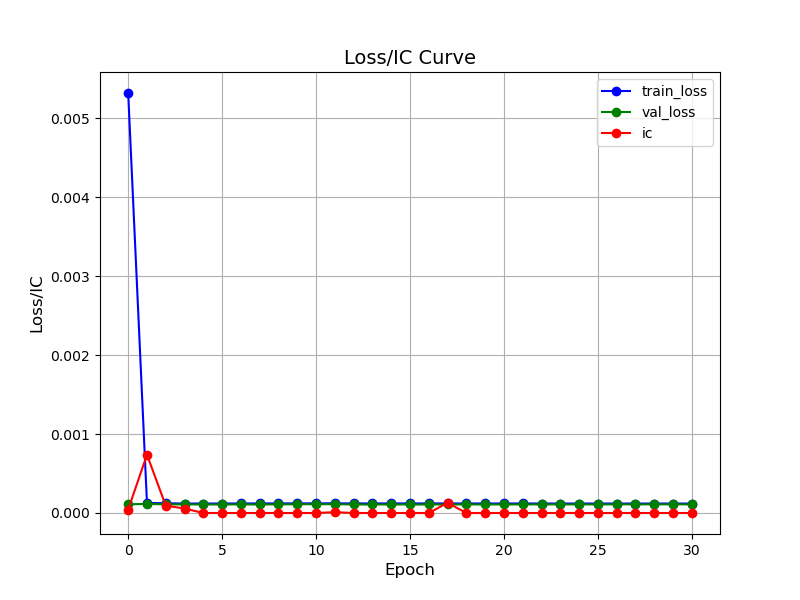

This chart was generated by the following Python code:
import os
import pandas as pd
import numpy as np
from sklearn.model_selection import train_test_split
import matplotlib.pyplot as plt
from ablation_nostruc import *
from data.generate_data import create_data, normalize
import torch
import torch.nn as nn
import torch.nn.functional as F
import torch.optim as optim
from scipy.stats import spearmanr  
from torch.optim.lr_scheduler import ReduceLROnPlateau

device = torch.device("cuda" if torch.cuda.is_available() else "cpu")

# 设定数据量
n_company = 81
num_days = 1257  # 股价天数
num_features = 6  # 每个时间点有6个特征（如开盘价、收盘价等）
time_window = 15  #时间窗口设置为15天为最优

# 使用最优超参数
epochs = 31
batch_size = n_company
learning_rate = 0.006348598181255087
hidden_dim1 = 429
hidden_dim2 = 342
hidden_dim3 = 306
hidden_dim4 = 212
dropout = 0.2895035511408337

## 获取股票数据 
folder_path = '/root/firsttry-main/firsttry_stocknet/preprocessed_stocknet'

## 获取文件夹中所有文件的文件名
file_list = [f for f in os.listdir(folder_path) if f.endswith('.txt')]

## 初始化一个空的DataFrame用于存储合并后的数据
all_data = pd.DataFrame()

##迭代每个文件，读取文件并添加文件名列
for file_name in file_list:
    file_path = os.path.join(folder_path, file_name)
    df = pd.read_csv(file_path, sep='\t', header=None, names=['dt', 'open', 'high', 'low', 'close', 'adj close', 'volume'])  # 读取文件
    # 按行倒序
    df = df.iloc[::-1].reset_index(drop=True)
    df['code'] = file_name[0:-4]  # 在DataFrame中添加一列，用于存储文件名
    all_data = pd.concat([all_data, df], ignore_index=True)  # 合并当前文件数据到总数据

# 初始化数组存储股价数据
stock_data = np.zeros((n_company, num_days, num_features))          # 数值特征数组

# 填充数据
for i, stock_code in enumerate(all_data['code'].unique()):
    stock_df = all_data[all_data['code'] == stock_code]
    # 存储数值特征
    stock_data[i] = stock_df.iloc[:, 1:-1].values  # -1排除code列，1:-1取数值列

# 数据归一化(整体进行归一)
normalized_data = np.zeros_like(stock_data)

# 遍历所有特征列（跳过第一列时间戳，处理第2到第7列）
for features_index in range(stock_data.shape[2]):  # 从1开始，跳过时间戳列
    # 提取所有公司和所有天数的当前特征数据
    stock_type_data = stock_data[:, :, features_index]
    
    # 计算全局最大值和最小值
    global_min = np.min(stock_type_data)
    global_max = np.max(stock_type_data)
    
    # 对该特征进行 Min-Max 归一化
    normalized_data[:, :, features_index] = (stock_type_data - global_min) / (global_max - global_min)
stock_data = normalized_data


# 获取结构邻接矩阵
correlation_path="/root/firsttry-main/firsttry_stocknet/data/topology_matrix_stocknet.csv"
correlation_matrix = pd.read_csv(correlation_path)
sadj = correlation_matrix.iloc[0:n_company, 1:(n_company+1)].values
sadj[abs(sadj) < 0.3] = 0  # 阈值取0.3为最佳
sadj = torch.tensor(sadj, dtype=torch.float32) 
sadj = sadj + sadj.T.mul(sadj.T > sadj) - sadj.mul(sadj.T > sadj)
sadj = normalize(sadj + torch.eye(sadj.size(0), dtype=torch.float32))
sadj = torch.from_numpy(sadj)

# 创建训练数据集和测试集
batch_data_list = create_data(stock_data=stock_data, sadj=sadj, time_window= time_window)
train_data, temp_data = train_test_split(batch_data_list, test_size=0.4, random_state=42)
val_data, test_data = train_test_split(temp_data, test_size=0.5, random_state=42)

# 计算 IC, RankIC, ICIR, RankICIR
def calculate_metrics(list1, list2):
   
    values1 = [t.item() for t in list1]
    values2 = [t.item() for t in list2]
    
    # 如果预测值和真实值完全相同，直接返回 IC 和 RankIC 为 1（完美相关）
    if np.allclose(values1, values2):
        return 1.0, 1.0, 1.0, 1.0
    
    # 计算IC
    ic = np.corrcoef(values1, values2)[0, 1] if np.std(values1) != 0 else np.nan # 使用 NumPy 的 corrcoef 函数
   
    # 如果相关系数不可用（例如，返回 NaN），则返回 0
    if np.isnan(ic):
        ic = 0
    
    # 计算RankIC
    rank_ic, _ = spearmanr(values1, values2)  # 使用 SciPy 的 spearmanr 函数
    if np.isnan(rank_ic):
        rank_ic = 0

    # 计算 ICIR 和 RankICIR
    ic_std = np.std(np.array(values1) - np.array(values2))  # IC 标准差
    rank_ic_std = np.std(np.argsort(values1) - np.argsort(values2))  # RankIC 标准差

    icir = ic / ic_std if ic_std != 0 else np.nan  # 防止除以零
    rankicir = rank_ic / rank_ic_std if rank_ic_std != 0 else np.nan  # 防止除以零

    return ic, rank_ic, icir, rankicir

# 定义训练模型
def train_model(model, train_data, val_data, epochs, lr):
    print("Training...")
    optimizer = optim.Adam(model.parameters(), lr, weight_decay=5e-3)
    scheduler = ReduceLROnPlateau(optimizer, 'min', patience=3, factor=0.5)
   
    # 创建一个列表来存储每个epoch的损失值
    loss_values = []
    val_loss_values = []  # 存储验证集的损失
    IC = []

    for epoch in range(epochs):
        model.train()
        epoch_loss = 0.0
        epoch_ic = []  # 每个epoch记录的IC值列表
        for i in train_data:
            x, edge_index, edge_attr, y, fadj, sadj= i[0], i[1], i[2], i[3], i[4], i[5]
            y_pred, emb= model(x, sadj, fadj, edge_index)
            optimizer.zero_grad()
            y=y.view(-1,1)

            # 模型预测
            n = emb.size(0)
            mse_loss = F.mse_loss(y_pred, y)
            loss = mse_loss
            ic, rank_ic, icir, rankicir = calculate_metrics(y_pred, y)
            epoch_loss += loss.item()

            if not np.isnan(ic):
                epoch_ic.append(ic)  # 记录每个batch的IC

            loss.backward()
            optimizer.step()

        # 平均损失
        avg_loss = epoch_loss / len(train_data)
        loss_values.append(avg_loss)
        # 验证集评估
        val_loss = evaluate_model(model, val_data)
        val_loss_values.append(val_loss)
        
        # 计算每个epoch的IC平均值
        if epoch_ic:
            avg_ic = np.nanmean(epoch_ic)
        else:
            avg_ic = np.nan
        IC.append(avg_ic)  # 将每个epoch的IC值添加到IC列表

        scheduler.step(val_loss)  # 传入验证损失进行学习率调整

        # # 输出每个epoch的训练损失和验证损失
        # print(f'Epoch {epoch + 1}/{epochs}, Training Loss: {avg_loss:.4f}, Validation Loss: {val_loss:.4f},IC: {avg_ic:.4f}')
        
    return loss_values, val_loss_values, IC

# 模型验证
def evaluate_model(model, val_data):
    model.eval()  # 切换到评估模式
    val_loss = 0.0
    with torch.no_grad():  # 在验证时不需要梯度计算
        for i in val_data:
            x, edge_index, edge_attr, y, fadj, sadj = i[0], i[1], i[2], i[3], i[4], i[5]
            y_pred, emb = model(x, sadj, fadj, edge_index)
            
            y = y.view(-1, 1)
            
            # 模型预测
            n = emb.size(0)
            mse_loss = F.mse_loss(y_pred, y)
            loss = mse_loss
            val_loss += loss.item()
    
    # 返回验证集平均损失
    avg_val_loss = val_loss / len(val_data)
    return avg_val_loss


# 模型测试
def test_model(model, test_data):
    print("Testing...")
    model.eval()
    mse_total_loss = 0.0
    mae_total_loss = 0.0
    rmse_total_loss = 0.0
    mape_total_loss = 0.0
    pred_values = []
    target_values = []
    with torch.no_grad():
        for i in test_data:
            x, edge_index, edge_attr, y, fadj, sadj= i[0], i[1], i[2], i[3], i[4], i[5]
            y_pred, emb= model(x, sadj, fadj, edge_index)
            y = y.view(-1, 1)
            mse_loss = F.mse_loss(y_pred, y)
            mae_loss = F.l1_loss(y_pred, y)
            rmse_loss = torch.sqrt(mse_loss)
            non_zero_mask = y != 0  # 过滤掉真实值为零的样本
            mape_loss = torch.mean(torch.abs((y[non_zero_mask] - y_pred[non_zero_mask]) / (y[non_zero_mask] + 1e-8))) * 100
            mse_total_loss += mse_loss.item()
            mae_total_loss += mae_loss.item()
            rmse_total_loss += rmse_loss.item()
            mape_total_loss += mape_loss.item()
            pred_values.append(y_pred)
            target_values.append(y)
    # 拼接所有预测值和目标值
    pred_values = torch.cat(pred_values, dim=0)
    target_values = torch.cat(target_values, dim=0)
    mse_loss=mse_total_loss / len(test_data)
    mae_loss=mae_total_loss / len(test_data)
    rmse_loss=rmse_total_loss / len(test_data)
    mape_loss=mape_total_loss / len(test_data)
    # print(f"main_test mse_loss: {mse_total_loss / len(test_data)}")
    # print(f"main_test mae_loss: {mae_total_loss / len(test_data)}")
    # print(f"main_test rmse_loss: {rmse_total_loss / len(test_data)}")
    # print(f"main_test mape_loss: {mape_total_loss / len(test_data)}")
    return pred_values, target_values,mse_loss,mae_loss,rmse_loss, mape_loss

if __name__ == "__main__":
    print("main.py is being run directly")
    # 创建模型
    model = SFGCN(input_dim = time_window, hidden_dim1 = hidden_dim1, hidden_dim2 = hidden_dim2, hidden_dim3=hidden_dim3, hidden_dim4=hidden_dim4, dropout = dropout).to(device)

    # 训练模型
    loss_values, val_loss_values, IC = train_model(model, train_data, val_data, epochs=epochs, lr=learning_rate)

    # 绘制训练时的损失曲线
    epochs_range = range(epochs)
    plt.figure(figsize=(8, 6))
    plt.plot(epochs_range, loss_values, marker='o', linestyle='-', color='b', label='train_loss')
    plt.plot(epochs_range, val_loss_values, marker='o', linestyle='-', color='g', label='val_loss')
    plt.plot(epochs_range, IC, marker='o', linestyle='-', color='r', label='ic')
    plt.title('Loss/IC Curve', fontsize=14)
    plt.xlabel('Epoch', fontsize=12)
    plt.ylabel('Loss/IC', fontsize=12)
    plt.grid(True)
    plt.legend()
    plt.show()
    plt.savefig('main.png')

    # 测试模型
    pred_values, target_values,mse_loss,mae_loss,rmse_loss, mape_loss = test_model(model, test_data)
    pred_values, target_values = [t.cpu() for t in pred_values], [t.cpu() for t in target_values]
    
    # 计算评价指标
    ic, rank_ic, icir, rankicir = calculate_metrics(pred_values, target_values)
    
    print(f"{mse_loss},{mae_loss},{rmse_loss},{mape_loss},{ic},{rank_ic},{icir},{rankicir}")

    